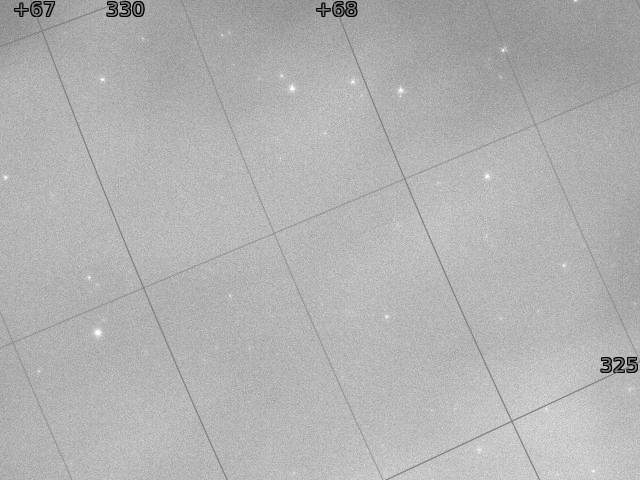
#> input picture GUI/images/default.png, 640 x 480 px
$ python -i star_detection.py   (imports and definitions only)
#> lines starting #> are read from the running program, lines starting #| are printed output that depends on the picture
#> further down, picture is the input picture: shape (480, 640, 3); min 0, max 255, mean 177.6
import cv2
import numpy as np
from PySide6.QtGui import QPixmap

def segmentation(im: np.ndarray, thr=-5, sigma = 5):
#> called with thr = -5, sigma = 5
    if im is None:
        return None, [0,0,0]
    # im_filt = cv2.medianBlur(im, 3)
    bgrd = cv2.GaussianBlur(im, (25, 25), sigma)
    im_filt = cv2.subtract(im, bgrd)
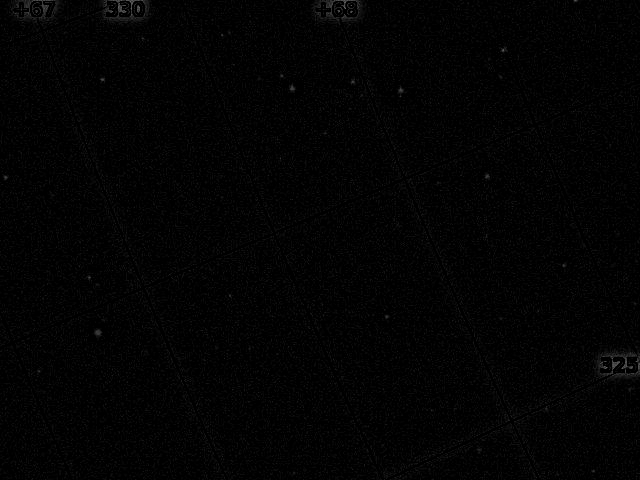
#> im_filt: shape (480, 640, 3); min 0, max 105, mean 2.9
    # im_filt = cv2.GaussianBlur(im, (5, 5), 2)
    # im_th = cv2.adaptiveThreshold(im_filt, 255, cv2.ADAPTIVE_THRESH_GAUSSIAN_C, \
    #                               cv2.THRESH_BINARY, 399, thr)
    _, im_th = cv2.threshold(im_filt, -thr, 255, cv2.THRESH_BINARY)
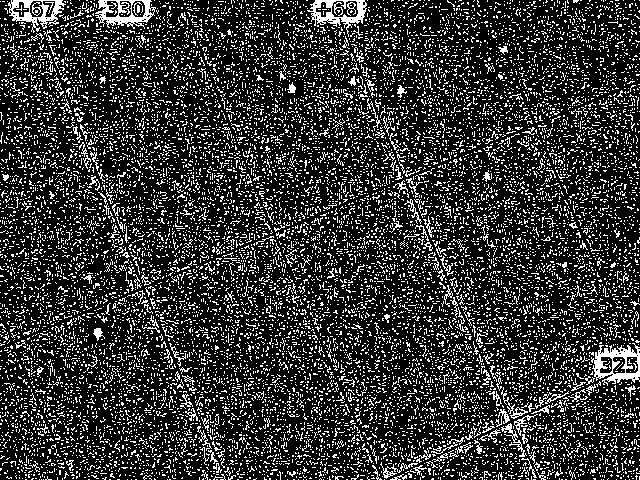
#> im_th: shape (480, 640, 3); 20.4% white in thin lines or dots
#> (the run stopped early here; a loop or call above may not have finished)
